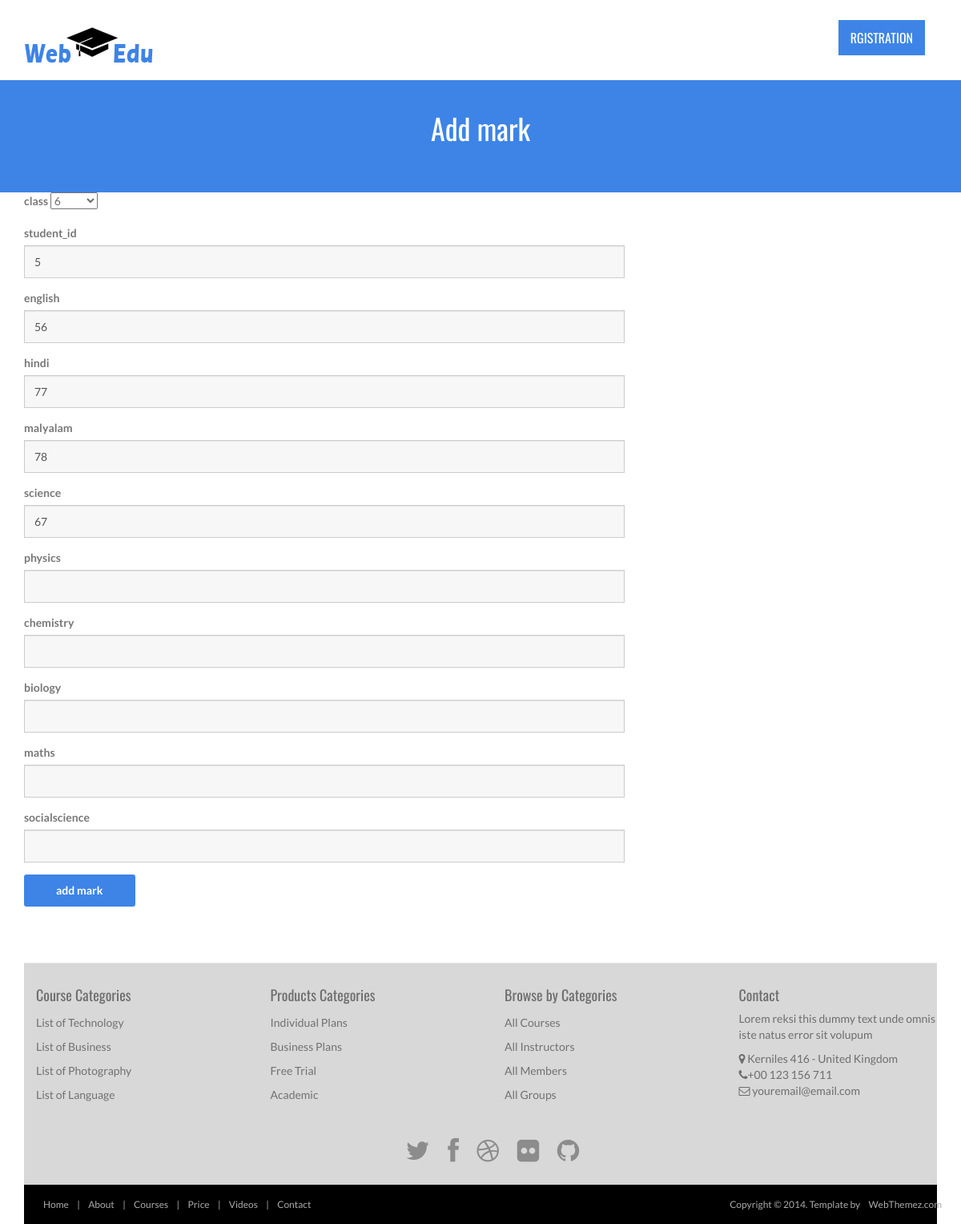
The app's page /editmark.php?student_id=5 with its own data.
### tables this page shows
CREATE TABLE `mark` (
  `id` int(11) NOT NULL,
  `class` varchar(50) NOT NULL,
  `student_id` int(11) NOT NULL,
  `teacher_id` int(11) NOT NULL,
  `english` varchar(50) NOT NULL,
  `hindi` varchar(50) NOT NULL,
  `malayalam` varchar(50) NOT NULL,
  `science` varchar(50) NOT NULL,
  `physics` varchar(50) NOT NULL,
  `chemistry` varchar(50) NOT NULL,
  `biology` varchar(50) NOT NULL,
  `maths` varchar(50) NOT NULL,
  `socialscience` varchar(50) NOT NULL
);

### editmark.php (the view, shortened to what this page needs)
<?php
include 'connection.php';
$id=$_GET['student_id'];
$data=mysqli_query($con,"select * from mark where student_id='$id'");
$row=mysqli_fetch_assoc($data);
?>
<!DOCTYPE html>
<html lang="en">
<head>
	<link rel="stylesheet" href="assets/css/bootstrap.min.css">
	<link rel="stylesheet" href="assets/css/font-awesome.min.css">
	<link rel="stylesheet" href="assets/css/bootstrap-theme.css" media="screen">
	<link rel="stylesheet" href="assets/css/style.css">
</head>
<body>
	<div class="navbar navbar-inverse">
		<div class="container">
			<div class="navbar-header">
				<a class="navbar-brand" href="index.html">
					<img src="assets/images/logo.png" alt="Techro HTML5 template"></a>
			</div>
			<div class="navbar-collapse collapse">
				<ul class="nav navbar-nav pull-right mainNav">
					<li class="active"><a href="">Rgistration</a></li>
				</ul>
			</div>
		</div>
	</div>
		<header id="head" class="secondary">
            <div class="container">
                    <h1>Add mark</h1>
                </div>
    </header>
	<div class="container">
				<div class="row">
					<div class="col-md-8">
                    <form class="form-light mt-20" role="form" method="post" enctype="multipart/form-data">
							<div class="form-group">
								<label>class</label>
                                <select name="class">
                                <option value="6"<?php if($row['class']=='6') echo 'selected="selected"'; ?>>6</option>
</select>
							</div>
                            <div class="form-group">
								<label>student_id</label>
								<input type="text" class="form-control"  name="student_id" value="<?php echo $row['student_id'];?>">
							</div>
                            <div class="form-group">
								<label>english</label>
								<input type="text" class="form-control"  name="english" value="<?php echo $row['english'];?>">
							</div>
                            <div class="form-group">
								<label>hindi</label>
								<input type="text" class="form-control"  name="hindi" value="<?php echo $row['hindi'];?>">
							</div>
                            <div class="form-group">
								<label>malyalam</label>
								<input type="text" class="form-control"  name="malayalam" value="<?php echo $row['malayalam'];?>">
							</div>
                            <div class="form-group">
								<label>science</label>
								<input type="text" class="form-control"  name="science" value="<?php echo $row['science'];?>">
							</div>
                            <div class="form-group">
								<label>physics</label>
								<input type="text" class="form-control"  name="physics" value="<?php echo $row['physics'];?>">
							</div>
                            <div class="form-group">
								<label>chemistry</label>
								<input type="text" class="form-control"  name="chemistry" value="<?php echo $row['chemistry'];?>">
							</div>
                            <div class="form-group">
								<label>biology</label>
								<input type="text" class="form-control"  name="biology" value="<?php echo $row['biology'];?>">
							</div>
                            <div class="form-group">
								<label>maths</label>
								<input type="text" class="form-control"  name="maths" value="<?php echo $row['maths'];?>">
							</div>
                            <div class="form-group">
								<label>socialscience</label>
								<input type="text" class="form-control"  name="socialscience" value="<?php echo $row['socialscience'];?>">
							</div>
							<button type="submit" class="btn btn-two" name="submit">add mark</button><p><br/></p>
						</form>
					</div>
			</div>
	 <footer id="footer">
		<div class="container">
   <div class="row">
  <div class="footerbottom">
    <div class="col-md-3 col-sm-6">
      <div class="footerwidget">
        <h4>
          Course Categories
        </h4>
        <div class="menu-course">
          <ul class="menu">
            <li><a href="#">
                List of Technology
              </a>
            </li>
            <li><a href="#">
                List of Business
              </a>
            </li>
            <li><a href="#">
                List of Photography
              </a>
            </li>
            <li><a href="#">
               List of Language
              </a>
            </li>
          </ul>
        </div>
      </div>
    </div>
    <div class="col-md-3 col-sm-6">
      <div class="footerwidget">
        <h4>
          Products Categories
        </h4>
        <div class="menu-course">
          <ul class="menu">
            <li> <a href="#">
                Individual Plans  </a>
            </li>
            <li><a href="#">
                Business Plans
              </a>
            </li>
            <li><a href="#">
                Free Trial
              </a>
            </li>
            <li><a href="#">
                Academic
              </a>
            </li>
          </ul>
        </div>
      </div>
    </div>
    <div class="col-md-3 col-sm-6">
      <div class="footerwidget">
        <h4>
          Browse by Categories
        </h4>
        <div class="menu-course">
          <ul class="menu">
            <li><a href="#">
                All Courses
              </a>
            </li>
            <li> <a href="#">
                All Instructors
              </a>
            </li>
            <li><a href="#">
                All Members
              </a>
            </li>
            <li>
              <a href="#">
                All Groups
              </a>
            </li>
          </ul>
        </div>
      </div>
    </div>
    <div class="col-md-3 col-sm-6">
            	<div class="footerwidget">
                         <h4>Contact</h4>
                        <p>Lorem reksi this dummy text unde omnis iste natus error sit volupum</p>
            <div class="contact-info">
            <i class="fa fa-map-marker"></i> Kerniles 416  - United Kingdom<br>
            <i class="fa fa-phone"></i>+00 123 156 711 <br>
             <i class="fa fa-envelope-o"></i> youremail@email.com
              </div>
                </div>
    </div>
  </div>
</div>
			<div class="social text-center">
				<a href="#"><i class="fa fa-twitter"></i></a>
				<a href="#"><i class="fa fa-facebook"></i></a>
				<a href="#"><i class="fa fa-dribbble"></i></a>
				<a href="#"><i class="fa fa-flickr"></i></a>
				<a href="#"><i class="fa fa-github"></i></a>
			</div>
		</div>
		<div class="footer2">
			<div class="container">
				<div class="row">
					<div class="col-md-6 panel">
						<div class="panel-body">
							<p class="simplenav">
								<a href="index.html">Home</a> |
								<a href="about.html">About</a> |
								<a href="courses.html">Courses</a> |
								<a href="price.html">Price</a> |
								<a href="videos.html">Videos</a> |
								<a href="contact.html">Contact</a>
							</p>
						</div>
					</div>
					<div class="col-md-6 panel">
						<div class="panel-body">
							<p class="text-right">
								Copyright &copy; 2014. Template by <a href="http://webthemez.com/" rel="develop">WebThemez.com</a>
							</p>
						</div>
					</div>
				</div>
			</div>
		</div>
	</footer>
</body>
</html>

### assets/css/style.css (style rules this page uses)
body { font-family: 'Lato', sans-serif; font-weight: normal; color: #6E6E6E; }
h1, h2, h3, h4, h5, h6 { font-weight: normal; font-family: 'Oswald', sans-serif; }
h1, .h1, h2, .h2, h3, .h3 { margin-top: 30px; }
a { color:#3d84e6; }
.navbar-nav>li>a { padding-top: 12px; padding-bottom: 12px; font-family: 'Oswald', sans-serif; font-weight: 400 !important; }
label { color: #777; }
.form-control { display: block; width: 100%; height: 41px; padding: 6px 12px; font-size: 14px; line-height: 2.428571; color: #555; background-color: #F7F7F7; background-image: none; border: 1px solid #ccc; border-radius: 0px; }
.navbar-inverse .navbar-brand img { width: 171px; }
#head { background-size: cover; height: 600px; text-align: center; color: white; font-weight: 300; position: relative; background-position-x: center; }
#head.secondary { height: 100px; min-height: 100px; padding-top: 0px; }
.panel { margin-bottom: 0px; background-color: transparent; border: 1px solid transparent; border-radius: 0px; -webkit-box-shadow: none; box-shadow: none; }
.panel-body { padding: 0px; }
ul, .list.custom-list ul { margin: 0 0 11px; list-style-type: none; padding-left: 10px; }
.navbar-inverse { background: #fff; margin: 0 auto; }
.navbar-inverse { border: none; }
.navbar-inverse .navbar-nav > li > a, .navbar-inverse .navbar-nav > .open ul > a { color: #B8B8B8; font-size: 16px; text-transform: uppercase; }
.navbar-inverse .navbar-nav > li > a:hover, .navbar-inverse .navbar-nav > li > a:focus, .navbar-inverse .navbar-nav > .open > a:hover, .navbar-inverse .navbar-nav > .open > a:focus, .navbar-inverse .navbar-nav > .active > a { background: #3d84e6; color: #fff !important; border-radius: 0px; }
.navbar-inverse .navbar-nav > li > a, .navbar-inverse .navbar-nav > .open ul > a { text-align: left; }
.navbar-inverse .navbar-nav > .active > a, .navbar-inverse .navbar-nav > .active > a:hover { color: #fff !important; border-radius: 0px; background: #3d84e6; }
img { max-width: 100%; }
footer { border-top: 1px solid #e5e5e5; background:#D8D8D8; margin-top: 40px; padding-top: 20px; }
ul.menu { padding: 0px; }
.menu li { padding: 5px 0px; }
.menu li a { color:#717171; }
.social { margin: 20px 0; }
.social a { font-size: 32px; margin: 0 10px; color: #8c8c8c; }
.footer2 { background: #000; padding: 15px 0; color: #aaa; font-size: 12px; }
.footer2 a { color: #aaa; }
.footer2 p { margin: 0; }
footer ul li { list-style: none; }
#head.secondary { padding-top: 0px; background:#3d84e6; background-size: cover; text-align: center; padding:10px 0; height: 140px; }
#head.secondary h1 { COLOR: #fff; text-align: center; }
.btn { background: #3d84e6; color: #fff; }
.footer2 a { padding: 4px 8px; }

### records on screen
mark: class "6", student_id "5", english "56", hindi "77", malayalam "78", science "67"
